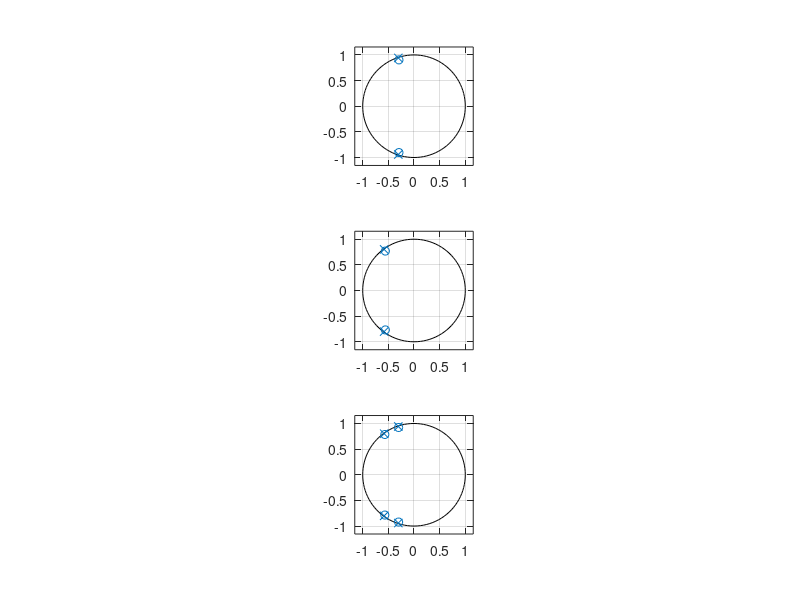
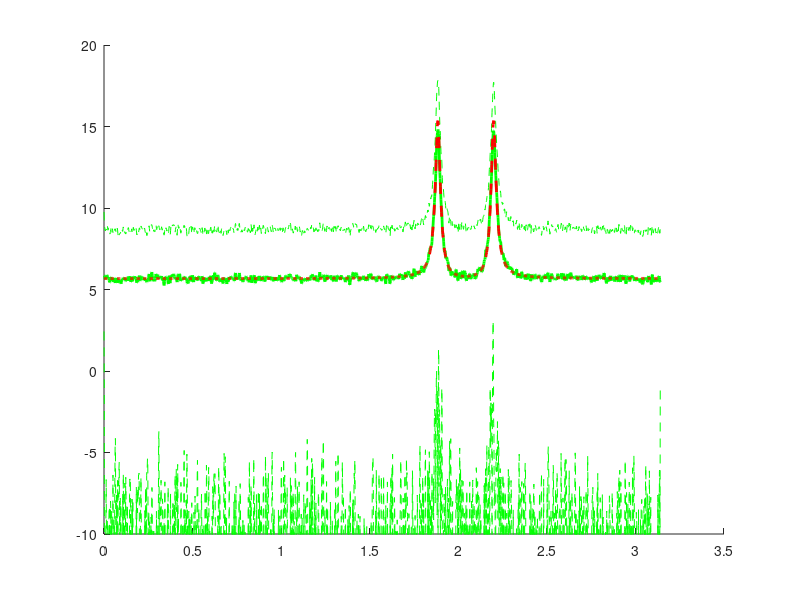

Write the MATLAB code that produced these figures, in order.
close all;
clear;
clc
%randn('state',0);

N=2^10;
Nfft = 4*N;

R = 1000;
alpha = 0.05; %0.006;
rho_Z = 0.95;
rho_P = 0.99;
omega1 = 0.6*pi;
omega2 = 2*(0.3 + alpha)*pi;

%   Filter H_1
z1 = [rho_Z*exp(j*omega1); rho_Z*exp(-j*omega1)];
p1 = [rho_P*exp(j*omega1); rho_P*exp(-j*omega1)];

b1 = poly(z1);
a1 = poly(p1);


% Filter H_2
z2 = [rho_Z*exp(j*omega2); rho_Z*exp(-j*omega2)];
p2 = [rho_P*exp(j*omega2); rho_P*exp(-j*omega2)];

b2 = poly(z2);
a2 = poly(p2);

%   Poles
a = conv(a1, a2);
p = roots(a)

%   Zeros
b = conv(b1,a2) + conv(b2, a1);
z = roots(b)


%   Plot poles and zeros
figure(1);
subplot(311)
zplane(b1,a1);
subplot(312)
zplane(b2,a2);
subplot(313)
zplane(b,a);

%%%%%%%%%%%%%%%%%%%%%%%%%%%%%%%%%%%%%%%%%%%%%%%%%%%%%%%%%%%%%%%%%
e = randn(R, N);
s = zeros(R, N);
phip = zeros(R,Nfft);
w = 2*pi*[0:Nfft-1]./Nfft;

figure(2)
hold on
for r = 1:R
    s(r,:)=filter(b,a,e(r,:));
    phip(r,:)=(1/N)*abs(fft(s(r,:), Nfft)).^2;
%    plot(w(1:end/2), 10*log10(phip(r,1:end/2)))
end

phipmean=mean(phip,1);
plot(w(1:end/2), 10*log10(phipmean(1:end/2)), 'g', 'LineWidth', 2)

phipvar = var(phip);
plot(w(1:end/2), 10*log10(phipmean(1:end/2)+ sqrt(phipvar(1:end/2))), 'g--')
plot(w(1:end/2), 10*log10(phipmean(1:end/2) - sqrt(phipvar(1:end/2))), 'g--')

% plot true PSD
[H, w] = freqz(b, a, Nfft/2);
plot(w, 10*log10(abs(H).^2), 'r--', 'LineWidth', 2);
ylim([-10, 20]);
hold off
